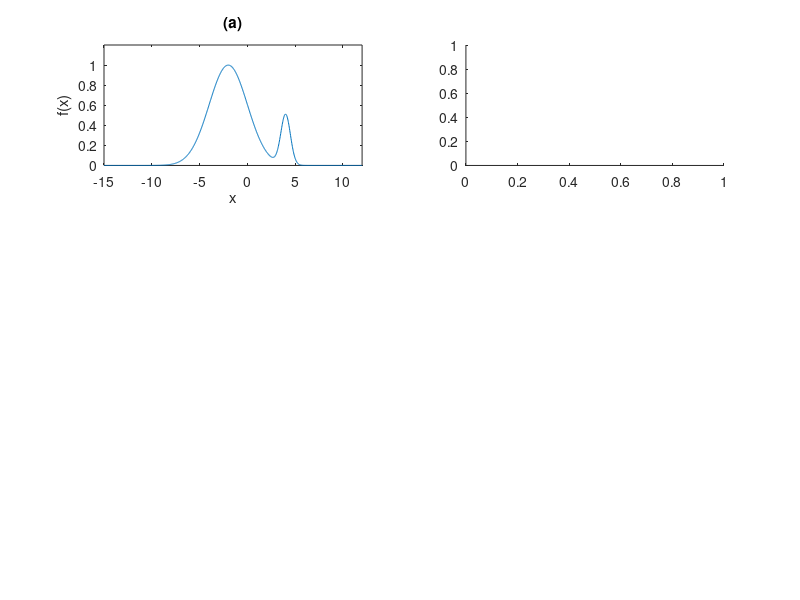

Write MATLAB code to recreate this figure. (Note: this script raises an error after producing the figure.)
%
% lab_epi.m
% Carl Tape, GEOS 627, Inverse Problems and Parameter Estimation
%
% Example script for generating samples of a function using the rejection
% method (Tarantola 2005, Section 2.3.2).
%
% See notes for lab exercise lab_epi.pdf
%
% This script is a guide to the epicenter homework problem presented as
% Problem 7-1 in Tarantola (2005).
%
% calls plot_histo.m
%

clear, close all, clc

% limits for x to consider
% OUTSIDE THESE LIMITS WE ASSUME THAT f(x) = 0
xmin = -15; xmax = 12;

% define in-line function f(x)
x1 = -2; A1 = 2; sig1 = 2;
x2 =  4; A2 = 1; sig2 = 0.5;
% note that parameters x0 and A must be previously defined
%f = @(x) ( A1*exp(-(x-x1).^2/(2*sig1^2)) );
f = @(x) ( A1*exp(-(x-x1).^2/(2*sig1^2)) + A2*exp(-(x-x2).^2/(2*sig2^2)) );

% KEY TECHNICAL POINT: f is a function, not a numerical array
% (note that x is not a stored array)
whos

% generate samples
NTRY = 1e5;
xtry = xmin + (xmax-xmin)*rand(NTRY,1);

% sample the function
fmax = max([A1 A2]);
ftry = f(xtry) / fmax;          % SET A: values between 0 and 1
chance = rand(NTRY,1);          % SET B: values between 0 and 1

% KEY COMMAND: compare pairs of test samples in sets A and B,
%              then accept or reject the test sample
ikeep = find(ftry > chance);
xkeep = xtry(ikeep);

% plot
xcurve = linspace(xmin,xmax,1000);
fcurve = f(xcurve);
figure; nr=3; nc=2;
edges1 = [xmin:0.2:xmax];
edges2 = [0:0.05:1];
subplot(nr,nc,1); plot(xcurve,fcurve/fmax);
xlabel('x'); ylabel('f(x)'); title('(a)'); axis([xmin xmax 0 1.2]);
subplot(nr,nc,2); plot_histo(xtry,edges1);
xlabel('xtry'); title('(b)'); 
subplot(nr,nc,3); plot_histo(ftry,edges2);
xlabel('f(xtry)'); title('(c)'); 
subplot(nr,nc,4); plot_histo(chance,edges2);
xlabel('chance'); title('(d)'); 
subplot(nr,nc,5); plot_histo(xkeep,edges1);
xlabel('xkeep');  title('(e)'); xlim([xmin xmax]);

% if f is a probability density, -ln(f) is the misfit function: f = exp(-F(x))
subplot(nr,nc,6); plot(xcurve,-log(fcurve));
axis([xmin xmax -1 1.1*max(-log(fcurve))]);
xlabel('x'); ylabel('F(x) = -ln(f(x))'); title('(f)');

%==========================================================================
